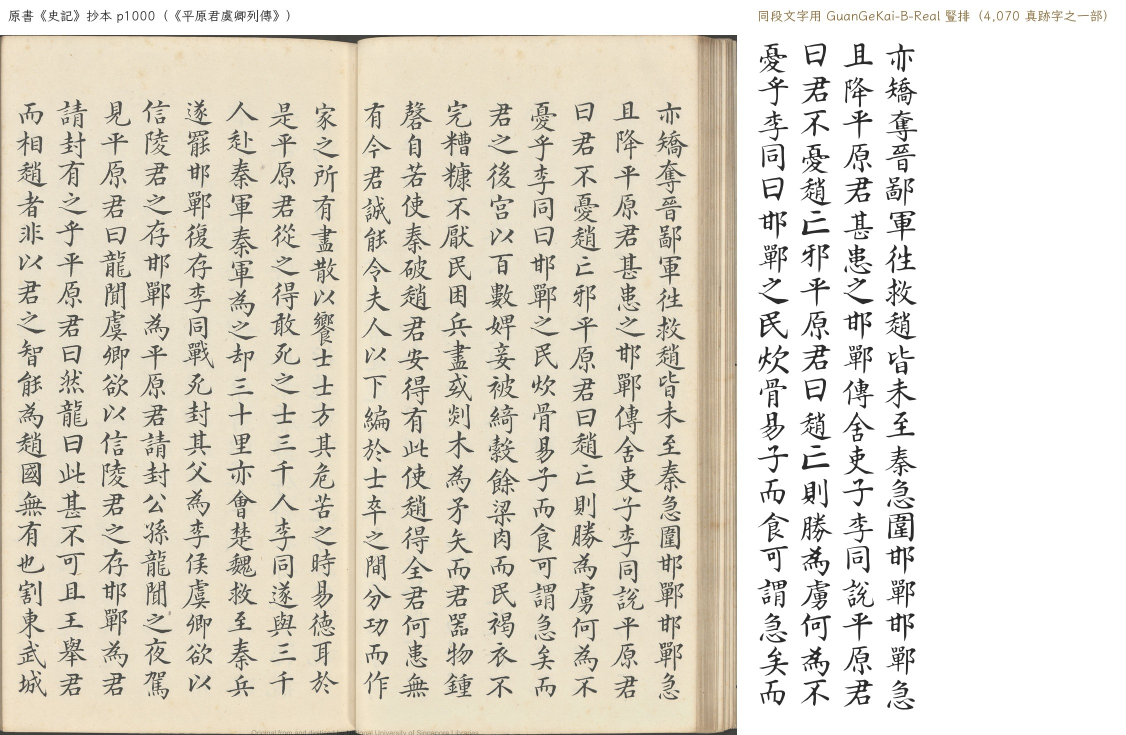
#> input picture release-b/book-vs-font-b.jpg, 2251 x 1470 px (shown at 1/2 size); its folder holds only this picture in this run
$ python -i shiji_page.py   (imports and definitions only)
#> lines starting #> are read from the running program, lines starting #| are printed output that depends on the picture; after the words box and inside, x2 and y2 are one past the last pixel; in counts of white or black regions, pixels touching at a corner belong together
"""Page geometry for the 《史記》 manuscript scan (NUS 藏 傳姜立綱抄本).

The scan is a *bound* volume photographed as a spread: two leaves, a crease at the
fold, each leaf with its own skew, and the paper near the spine sitting lower than the
outer edge.  `pageproc.analyze_page` only does one global rotation, which cannot fix
two leaves at once, and its column model assumes axis-aligned text columns.

This module supplies the missing first stage:

  paper_mask   isolate the bright leaf area (the surround is dark grey)
  fold_x       locate the crease that splits the spread into leaves
  ink_mask     paper-relative, red 句讀 marks removed (they ARE red in this scan)
  column_runs  vertical text columns from the ink coverage profile
  centerlines  per-column ink midline c_i(y)
  warp_maps    displacement field that maps every column onto a vertical line
               (this removes both the per-leaf skew and the residual curvature)

Everything downstream (segmentation, cell cutting) then works on an image whose
columns are straight and vertical.
"""
from __future__ import annotations

from pathlib import Path

import cv2
import numpy as np

PAPER_WHITE = 245


# ----------------------------------------------------------------- basic loading
def load_page(doc, page_no: int, dpi: int = 300) -> np.ndarray:
    pix = doc[page_no].get_pixmap(dpi=dpi)
    return np.frombuffer(pix.samples, dtype=np.uint8).reshape(pix.height, pix.width, pix.n)[:, :, :3].copy()


# ----------------------------------------------------------------- paper & fold
# [16 lines left out: function surround_mask, not called in this run]


def _fill_holes(mask: np.ndarray) -> np.ndarray:
    """Fill every enclosed hole (dense ink blobs are 60x100 px, larger than any kernel).

    Only the four corners seed the flood fill (audit 3-10): when the paper touches an
    edge the background is connected around it, so the corners still reach it; but if a
    crop ever loses all four corners this would fill the whole frame.  "surround" mode
    below is the safer caller-side contract.
    """
    m = mask.astype(np.uint8)
    inv = (1 - m).astype(np.uint8)
    h, w = inv.shape
    ff = inv.copy()
    ffmask = np.zeros((h + 2, w + 2), np.uint8)
    for seed in [(0, 0), (w - 1, 0), (0, h - 1), (w - 1, h - 1)]:
        if ff[seed[1], seed[0]]:
            cv2.floodFill(ff, ffmask, seed, 2)
    holes = (inv == 1) & (ff != 2)
    return (mask | holes)


def paper_mask(gray: np.ndarray, close: int = 61) -> np.ndarray:
    """Bright region = the leaf area; enclosed dark blobs (ink, stains) count as paper."""
    br = (gray > 140).astype(np.uint8)
    br = cv2.morphologyEx(br, cv2.MORPH_OPEN, np.ones((15, 15), np.uint8))
    br = cv2.morphologyEx(br, cv2.MORPH_CLOSE, np.ones((close, close), np.uint8))
    n, lab, st, _ = cv2.connectedComponentsWithStats(br, 8)
    if n >= 2:
        i = 1 + int(np.argmax(st[1:, cv2.CC_STAT_AREA]))
        pm = (lab == i)
    else:
        pm = np.ones_like(gray, bool)
    return _fill_holes(pm)


def paper_box(pm: np.ndarray):
    ys = np.flatnonzero(pm.any(1))
    xs = np.flatnonzero(pm.any(0))
    return int(xs[0]), int(ys[0]), int(xs[-1]) + 1, int(ys[-1]) + 1


def fold_x(gray: np.ndarray, pm: np.ndarray, dark_ratio: float = 0.985):
    """x of the crease, or None when the page is a single leaf.

    The crease is a narrow band where *even the brightest* pixels are darker than the
    paper, so the 90th percentile per column dips there.  A text column cannot fake
    that: its brightest pixels are still bare paper.
    """
    x0, y0, x1, y1 = paper_box(pm)
    if x1 - x0 < gray.shape[1] * 0.55:
        return None, 0.0                      # single leaf
    seg = gray[y0:y1, x0:x1].astype(np.float32)
    sub = pm[y0:y1, x0:x1]
    seg = np.where(sub, seg, 255.0)           # the dark surround must not lower p90
    prof = np.percentile(seg, 90, axis=0)
    prof = np.convolve(prof, np.ones(9) / 9, "same")
    xa, xb = int((x1 - x0) * 0.28), int((x1 - x0) * 0.72)
    k = xa + int(np.argmin(prof[xa:xb]))
    typ = float(np.median(prof[max(0, xa - 200):min(len(prof), xb + 200)]))
    depth = float(prof[k]) / max(1.0, typ)
    return (x0 + k, depth) if depth < dark_ratio else (None, depth)


def leaf_ranges(pm: np.ndarray, fold, min_frac: float = 0.18):
    """x ranges of the leaves (1 or 2), clipped to the paper."""
    x0, y0, x1, y1 = paper_box(pm)
    if fold is None or not (x0 + (x1 - x0) * 0.2 < fold < x1 - (x1 - x0) * 0.2):
        return [(x0, x1)]
    return [(x0, int(fold)), (int(fold), x1)]


# ----------------------------------------------------------------- ink
def _nanpct(a, q, axis, fill):
    """nanpercentile with the all-NaN slices filled (they only occur outside the paper)."""
    import warnings
    with warnings.catch_warnings():
        warnings.simplefilter("ignore", RuntimeWarning)
        out = np.nanpercentile(a, q, axis=axis)
    return np.nan_to_num(out, nan=fill)


def flatten(gray: np.ndarray, pm: np.ndarray, target: float = 230.0, sigma: int = 25) -> np.ndarray:
    """Remove illumination gradients and the fold shadow (multiplicative background)."""
    g = np.where(pm, gray, np.nan).astype(np.float32)
    bx = _nanpct(g, 80, 0, target)
    by = _nanpct(g, 80, 1, target)
    k = 2 * sigma + 1
    bx = np.convolve(np.pad(bx, (sigma, sigma), mode="edge"), np.ones(k) / k, "same")[sigma:sigma + len(bx)]
    by = np.convolve(np.pad(by, (sigma, sigma), mode="edge"), np.ones(k) / k, "same")[sigma:sigma + len(by)]
    bg = np.outer(by, bx) / max(1.0, target)
    bg = np.maximum(bg, 40.0)
    out = gray.astype(np.float32) * (target / bg)
    return np.clip(out, 0, 255).astype(np.uint8)


def ink_mask(rgb: np.ndarray, gray_flat: np.ndarray, pm: np.ndarray,
             thr_frac: float = 0.45, red_thr: int = 24) -> np.ndarray:
    """Binary ink.  Paper-relative threshold; red 句讀 marks dropped by colour."""
    vals = gray_flat[pm]
    lo = float(np.percentile(vals, 2))
    med = float(np.median(vals))
    thr = lo + thr_frac * (med - lo)
    r = rgb[:, :, 0].astype(np.int16)
    g = rgb[:, :, 1].astype(np.int16)
    red = (r - g) > red_thr
    red = cv2.dilate(red.astype(np.uint8), np.ones((3, 3), np.uint8)) > 0
    return (gray_flat < thr) & pm & (~red)


# ----------------------------------------------------------------- columns
def column_runs(ink: np.ndarray, x0: int, x1: int, frac: float = 0.05, min_w: int = 40):
    """Vertical text columns as (a, b) x-ranges inside [x0, x1)."""
    sub = ink[:, x0:x1]
    h = sub.shape[0]
    cov = np.convolve(sub.sum(0).astype(np.float32) / h, np.ones(9) / 9, "same")
    on = cov > frac
    if not on.any():
        return []
    d = np.diff(on.astype(np.int8))
    s = list(np.flatnonzero(d == 1) + 1)
    e = list(np.flatnonzero(d == -1) + 1)
    if on[0]:
        s = [0] + s
    if on[-1]:
        e = e + [len(on)]
    runs = [(int(a) + x0, int(b) + x0) for a, b in zip(s, e) if b - a >= min_w]
    if not runs:
        return []
    w = np.array([b - a for a, b in runs], float)
    med = float(np.median(w))
    return [(a, b) for a, b in runs if (b - a) >= med * 0.55]


def keep_text_columns(runs, ink: np.ndarray):
    """Drop the page-edge shadow strips: their ink coverage is full-height."""
    keep = []
    for a, b in runs:
        sub = ink[:, a:b]
        cov = sub.sum(1) > 0
        # a text column has white gaps (between characters); a shadow strip does not
        runs_of_white = 0
        d = np.diff(cov.astype(np.int8))
        runs_of_white = int((d == 1).sum())
        if runs_of_white >= 3 or b - a < 60:
            keep.append((a, b))
    return keep if keep else runs


def _smooth_valid(v: np.ndarray, ok: np.ndarray, win: int) -> np.ndarray:
    """Interpolate NaNs then box-smooth, keeping support where data exists."""
    idx = np.arange(len(v))
    out = np.interp(idx, idx[ok], v[ok])
    k = max(1, int(win) | 1)
    out = np.convolve(np.pad(out, (k // 2, k // 2), mode="edge"), np.ones(k) / k, "same")[k // 2:k // 2 + len(v)]
    return out


def centerlines(ink: np.ndarray, runs, win: int, min_rows: int = 120):
    """Per-column ink midline c(y), smoothed over `win` rows.

    Returns list of dict(x0, x1, xc, c, ok, n) with c the smoothed midline (full page
    height) and ok the rows that actually carried ink.
    """
    H = ink.shape[0]
    out = []
    for a, b in runs:
        sub = ink[:, a:b]
        c = np.full(H, np.nan)
        for y in range(H):
            xs = np.flatnonzero(sub[y])
            if len(xs) >= 3:
                c[y] = (xs[0] + xs[-1]) * 0.5 + a
        ok = ~np.isnan(c)
        if ok.sum() < min_rows:
            continue
        cs = _smooth_valid(np.nan_to_num(c), ok, win)
        out.append(dict(x0=a, x1=b, xc=(a + b) / 2.0, c=cs, ok=ok, n=int(ok.sum())))
    return out


def col_line_fit(col):
    """Slope (deg) and residual (px, median |dev from line|) of a column midline."""
    ok = col["ok"]
    y = np.flatnonzero(ok).astype(np.float64)
    v = col["c"][ok]
    if len(y) < 50:
        return None
    A = np.polyfit(y, v, 1)
    res = v - np.polyval(A, y)
    return dict(deg=float(np.degrees(np.arctan(A[0]))),
                res_med=float(np.median(np.abs(res))),
                res_p90=float(np.percentile(np.abs(res), 90)),
                slope=float(A[0]))


def straightness(cols, win_name=""):
    """Aggregate straightness of a set of columns."""
    rows = [col_line_fit(c) for c in cols]
    rows = [r for r in rows if r]
    if not rows:
        return dict(n=0)
    deg = np.array([r["deg"] for r in rows])
    rm = np.array([r["res_med"] for r in rows])
    return dict(n=len(rows), deg_med=float(np.median(deg)), deg_abs_med=float(np.median(np.abs(deg))),
                res_med=float(np.median(rm)), res_p90=float(np.percentile(rm, 90)))


# ----------------------------------------------------------------- warp
def warp_maps(cols, shape, sigma_x: int = 9, max_shift: float = 0.22):
    """Displacement field (mapx, mapy) that straightens every column.

    dx is constant inside a column (so glyphs are not sheared) and interpolated across
    the white gaps, then smoothed a little to avoid kinks at column edges.
    """
    H, W = shape
    cols = [c for c in cols if col_line_fit(c)]
    if len(cols) < 2:
        return None, None, 0.0
    cols = sorted(cols, key=lambda c: c["xc"])
    centers = np.array([c["xc"] for c in cols])
    gaps = np.diff(centers)
    dxcol = []
    for k, c in enumerate(cols):
        ok = c["ok"]
        tgt = float(np.median(c["c"][ok]))
        d = c["c"] - tgt
        # never move a column so far that it can touch its neighbour
        nb = []
        if k > 0:
            nb.append(gaps[k - 1])
        if k < len(gaps):
            nb.append(gaps[k])
        lim = 0.30 * min(nb) if nb else 60.0
        dxcol.append(np.clip(d, -lim, lim))
    dxcol = np.stack(dxcol)

    xs = np.array([c["xc"] for c in cols])
    xx = np.arange(W, dtype=np.float32)
    idx = np.searchsorted(xs, xx).clip(1, len(xs) - 1)
    x_lo, x_hi = xs[idx - 1], xs[idx]
    t = ((xx - x_lo) / np.maximum(1e-6, x_hi - x_lo)).clip(0, 1)[None, :]
    t = np.where(xx[None, :] <= xs[0], 0.0, t)
    t = np.where(xx[None, :] >= xs[-1], 1.0, t)
    a = dxcol[idx - 1].T                      # (H, W)
    b = dxcol[idx].T
    amp = (a * (1 - t) + b * t).astype(np.float32)
    # inside a column, force the constant value again (no interpolation across glyphs)
    for k, c in enumerate(cols):
        pad = 6
        a0 = max(0, c["x0"] - pad)
        a1 = min(W, c["x1"] + pad)
        amp[:, a0:a1] = dxcol[k][:, None]
    k = 2 * sigma_x + 1
    amp = cv2.GaussianBlur(amp, (k, k), sigma_x, borderType=cv2.BORDER_REPLICATE)
    # dst(x, y) = src(x + amp, y): sampling to the right of x pulls a midline that sits
    # at c(y) into c(y) + amp, i.e. the content shifts RIGHT by amp.  (The sign was
    # inverted once in development and doubled the residual instead of removing it;
    # audit 3-10 flagged the comment, the formula itself was correct.)
    mapx = (xx[None, :] + amp).astype(np.float32)
    mapy = np.repeat(np.arange(H, dtype=np.float32)[:, None], W, axis=1)
    return mapx, mapy, float(np.abs(dxcol).max())


def apply_warp(rgb: np.ndarray, mapx, mapy, pm: np.ndarray) -> np.ndarray:
    out = cv2.remap(rgb, mapx, mapy, interpolation=cv2.INTER_CUBIC,
                    borderMode=cv2.BORDER_REPLICATE)
    if pm is not None:
        out = np.where(pm[:, :, None], out, PAPER_WHITE).astype(np.uint8)
    return out


def dewarp_page(rgb: np.ndarray, win: int = 0, sigma_x: int = 9, verbose: bool = False) -> dict:
    """Full rectification: returns the warped image plus the measurements behind it."""
    gray = cv2.cvtColor(rgb, cv2.COLOR_RGB2GRAY)
    pm = paper_mask(gray)
    fold, fold_depth = fold_x(gray, pm)
    leaves = leaf_ranges(pm, fold)
    H, W = gray.shape
    if not win:
        win = max(31, int(H * 0.09) | 1)     # ~2 character pitches at 300 dpi
    gflat = flatten(gray, pm)
    ink = ink_mask(rgb, gflat, pm)

    all_cols = []
    before = []
    for (x0, x1) in leaves:
        runs = column_runs(ink, x0 + 2, x1 - 2)
        runs = keep_text_columns(runs, ink)
        cols = centerlines(ink, runs, win)
        all_cols.extend(cols)
        st = straightness(cols)
        if st.get("n"):
            before.append(dict(leaf=[int(x0), int(x1)], **st))

    mapx, mapy, maxdx = warp_maps(all_cols, (H, W), sigma_x=sigma_x)
    info = dict(fold=(None if fold is None else int(fold)), fold_depth=round(float(fold_depth), 4),
                leaves=[[int(a), int(b)] for a, b in leaves], win=int(win),
                n_cols=len(all_cols), max_shift_px=round(maxdx, 2), before=before)
    if mapx is None:
        return dict(image=rgb, info=info, pm=pm)

    warped = apply_warp(rgb, mapx, mapy, pm)
    # measure again on the rectified image
    g2 = cv2.cvtColor(warped, cv2.COLOR_RGB2GRAY)
    ink2 = ink_mask(warped, g2, pm)
    after = []
    for (x0, x1) in leaves:
        runs = column_runs(ink2, x0 + 2, x1 - 2)
        runs = keep_text_columns(runs, ink2)
        cols = centerlines(ink2, runs, win)
        st = straightness(cols)
        if st.get("n"):
            # distance to the fold, to split near-spine from page-edge columns
            if fold is not None:
                d = [abs(c["xc"] - fold) for c in cols]
                res = [col_line_fit(c)["res_med"] for c in cols]
                near = [r for r, dd in zip(res, d) if dd < 300]
                far = [r for r, dd in zip(res, d) if dd > 600]
                st["near"] = float(np.median(near)) if near else None
                st["far"] = float(np.median(far)) if far else None
            else:
                st["near"] = st["far"] = None
            after.append(dict(leaf=[int(x0), int(x1)], **st))
    info["after"] = after
    return dict(image=warped, info=info, pm=pm)


# ---------------------------------------------------------------- counter repair
# [16 lines left out: function _hole_count, not called in this run]


_WK_FONT: dict = {}


# [55 lines left out: functions wk_holes, _holes_at, repair_counters, not called in this run]

>>> import cv2
>>> picture = cv2.cvtColor(cv2.imread('../release-b/book-vs-font-b.jpg'), cv2.COLOR_BGR2RGB)
>>> result = dewarp_page(picture)
#> in dewarp_page, `gray = cv2.cvtColor(rgb, cv2.COLOR_RGB2GRAY)`:
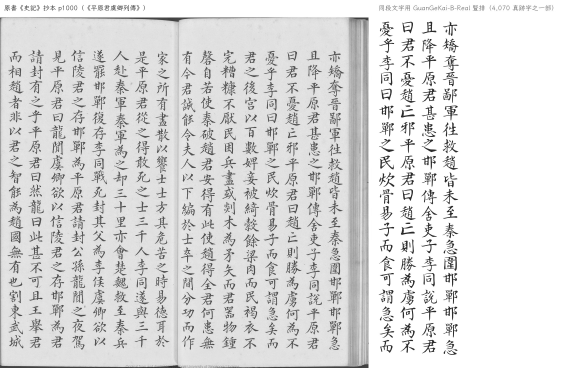
#> gray: shape (1470, 2251) (shown at 1/4 size); min 27, max 255, mean 220.3
#> in paper_mask, `br = (gray > 140).astype(np.uint8)`:
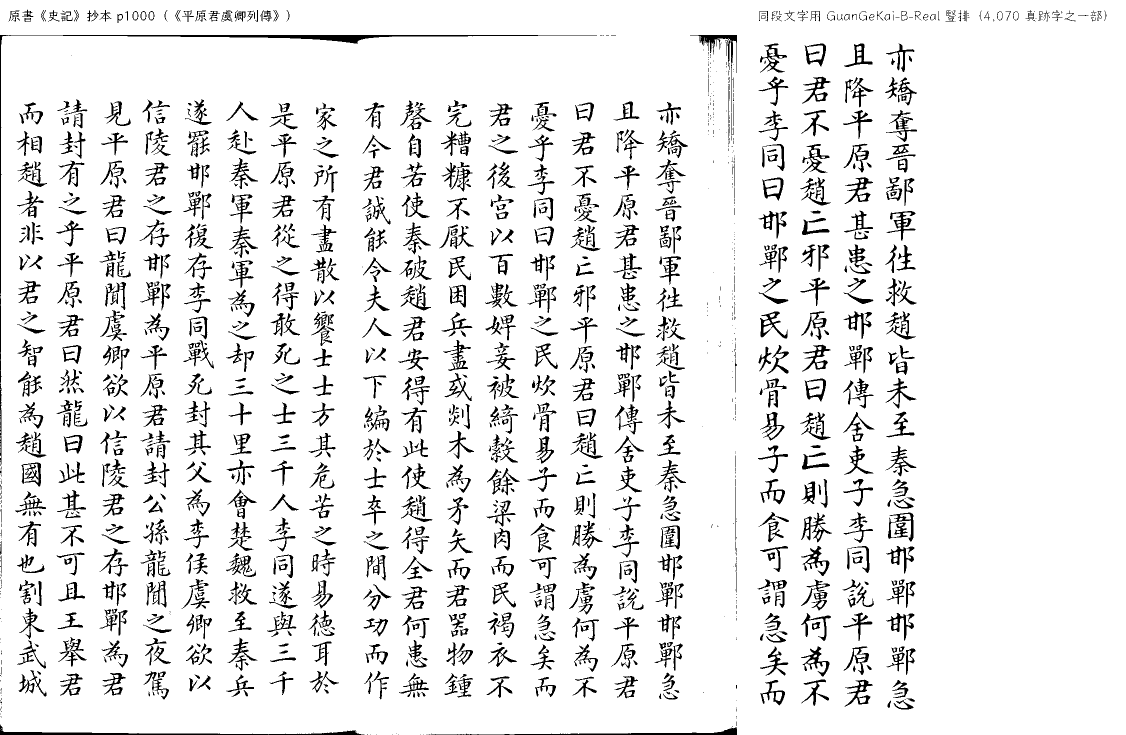
#> br: shape (1470, 2251) (shown at 1/2 size); values 0 (black) and 1 (white), 91.9% white; 1631 black regions (490 under 20 px), largest, box (x1, y1, x2, y2) and area: (0, 70, 1194, 932) 6256, (0, 1449, 729, 1470) 2791, (862, 1454, 1474, 1470) 1903
#> in paper_mask, `br = cv2.morphologyEx(br, cv2.MORPH_OPEN, np.ones((15, 15), np.uint8))`:
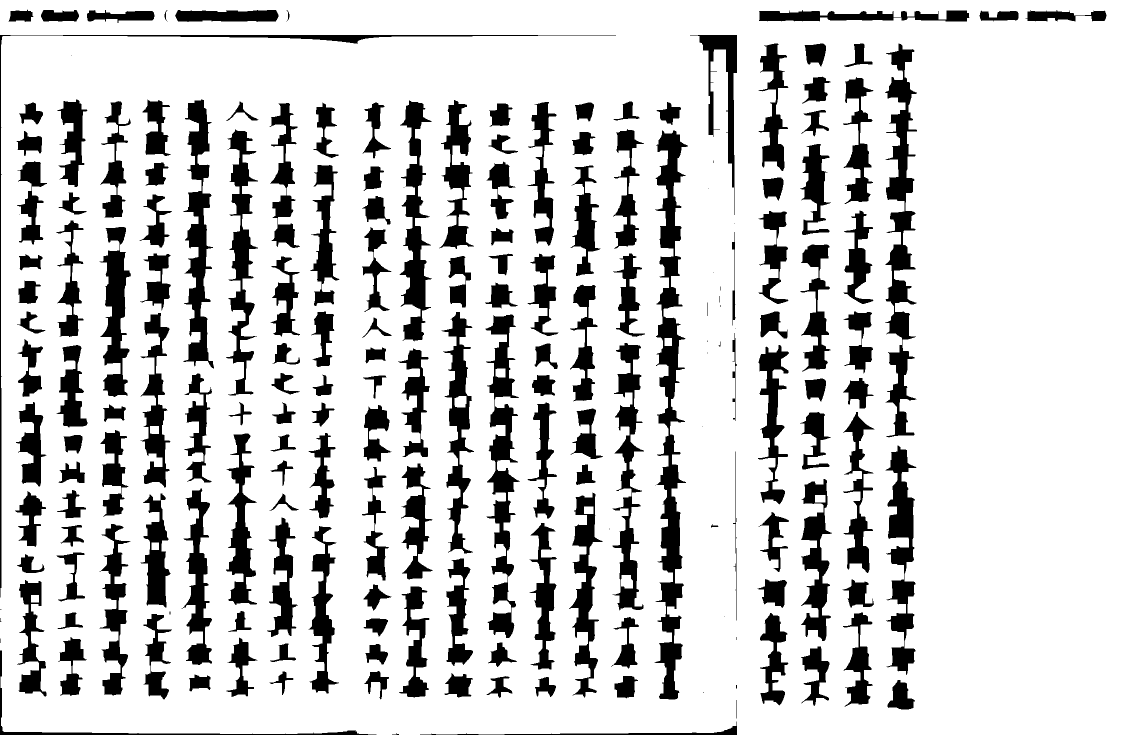
#> br: shape (1470, 2251) (shown at 1/2 size); values 0 (black) and 1 (white), 81.9% white; 189 black regions (26 under 20 px), largest, box (x1, y1, x2, y2) and area: (1309, 261, 1376, 1399) 29952, (1770, 87, 1834, 875) 20670, (971, 629, 1040, 1276) 17326
#> in paper_mask, `n, lab, st, _ = cv2.connectedComponentsWithStats(br, 8)`: n = 2; st = [[-1, 2147483647, 0, 0, 0], [0, 0, 2251, 1470, 3308970]]
#> in paper_mask, `i = 1 + int(np.argmax(st[1:, cv2.CC_STAT_AREA]))`: i = 1
#> in paper_box, `ys = np.flatnonzero(pm.any(1))`: ys = 1470 values from 0 to 1469
#> in paper_box, `xs = np.flatnonzero(pm.any(0))`: xs = 2251 values from 0 to 2250
#> in fold_x, `x0, y0, x1, y1 = paper_box(pm)`: x0 = 0; x1 = 2251; y1 = 1470
#> in fold_x, `prof = np.percentile(seg, 90, axis=0)`: prof = 2251 values, max 255 at index 1475, min 147 at index 0, mean 236.7
#> in fold_x, `prof = np.convolve(prof, np.ones(9) / 9, "same")`: prof = 2251 values, max 255 at index 1479, min 98.11 at index 0, mean 236.5
#> in fold_x, `xa, xb = int((x1 - x0) * 0.28), int((x1 - x0) * 0.72)`: xa = 630; xb = 1620
#> in fold_x, `k = xa + int(np.argmin(prof[xa:xb]))`: k = 1469
#> in fold_x, `typ = float(np.median(prof[max(0, xa - 200):min(len(prof), xb + 200)]))`: typ = 229.2
#> in fold_x, `depth = float(prof[k]) / max(1.0, typ)`: depth = 0.801
#> in dewarp_page, `fold, fold_depth = fold_x(gray, pm)`: fold = 1469; fold_depth = 0.801
#> in leaf_ranges, `x0, y0, x1, y1 = paper_box(pm)`: x0 = 0; x1 = 2251; y1 = 1470
#> in dewarp_page, `leaves = leaf_ranges(pm, fold)`: leaves = [(0, 1469), (1469, 2251)]
#> in _nanpct, `out = np.nanpercentile(a, q, axis=axis)`: out = 2251 values, max 255 at index 1477, min 144 at index 0, mean 235.1
#> in flatten, `bx = _nanpct(g, 80, 0, target)`: bx has the same summary as out in _nanpct
#> in flatten, `by = _nanpct(g, 80, 1, target)`: by = 1470 values from 255 to 255
#> in flatten, `bx = np.convolve(np.pad(bx, (sigma, sigma), mode="edge"), np.ones(k) /..`: bx = 2251 values, max 255 at index 1502, min 180.2 at index 0, mean 234.9
#> in flatten, `bg = np.outer(by, bx) / max(1.0, target)`:
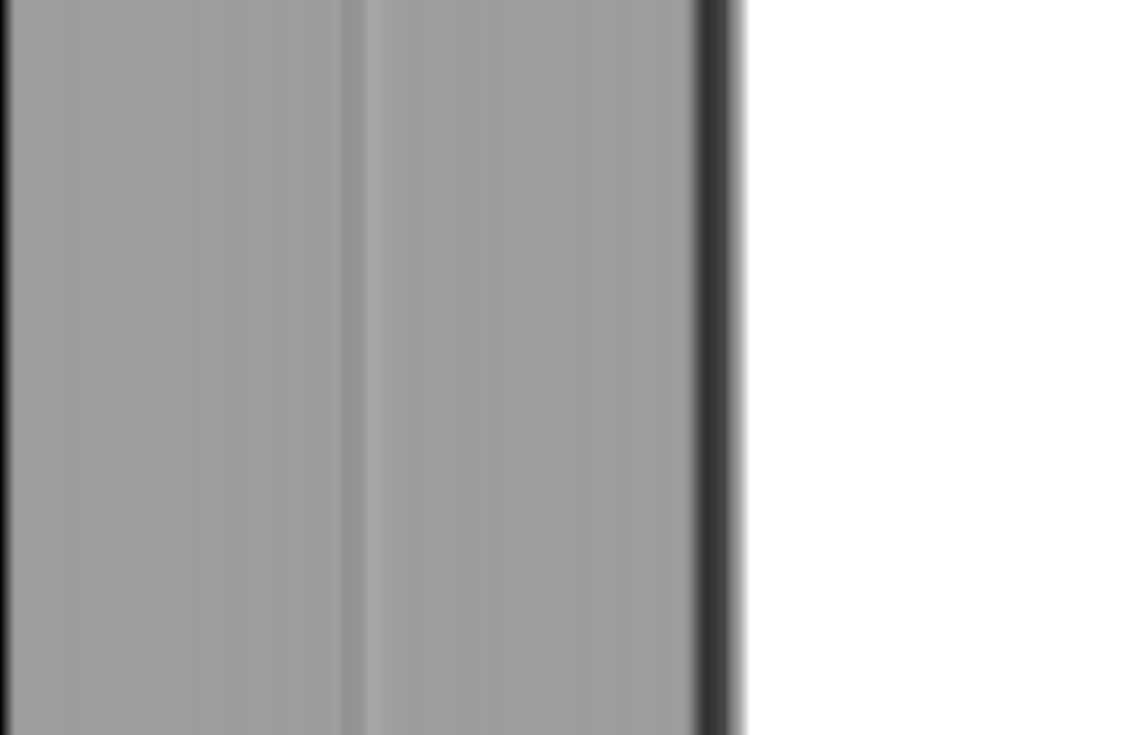
#> bg: shape (1470, 2251) float64 (shown at 1/2 size); min 199.8, max 282.7, mean 260.4; drawn with min black and max white
#> (the rest of the program and of its run is left out)
